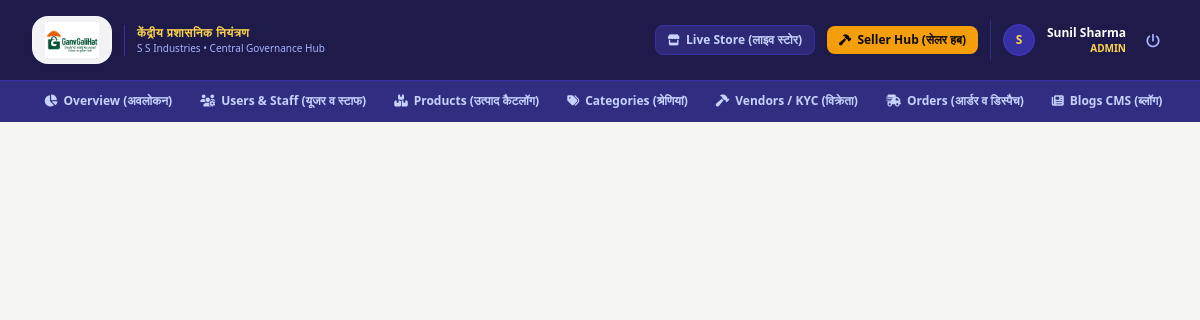
The app's page /admin/admin_header.php (signed in) with its own data.
### tables this page shows
CREATE TABLE IF NOT EXISTS `users` (
  `id` INT AUTO_INCREMENT PRIMARY KEY,
  `unique_code` VARCHAR(50) UNIQUE NOT NULL,
  `name` VARCHAR(150) NOT NULL,
  `username` VARCHAR(80) UNIQUE NOT NULL,
  `email` VARCHAR(150) UNIQUE NOT NULL,
  `phone` VARCHAR(30) NOT NULL,
  `password` VARCHAR(255) NOT NULL,
  `role` ENUM('customer', 'vendor', 'admin', 'super_admin') NOT NULL DEFAULT 'customer',
  `department` VARCHAR(150) DEFAULT NULL,
  `avatar` VARCHAR(255) DEFAULT NULL,
  `city` VARCHAR(100) DEFAULT 'Hardoi',
  `state` VARCHAR(100) DEFAULT 'Uttar Pradesh',
  `pincode` VARCHAR(20) DEFAULT '241001',
  `address` TEXT DEFAULT NULL,
  `status` ENUM('active', 'pending', 'suspended') DEFAULT 'active',
  `created_at` TIMESTAMP DEFAULT CURRENT_TIMESTAMP
);

### includes/functions.php (called while the page is built, shortened)
<?php
require_once __DIR__ . '/../config/shipping.php';
function get_logged_in_user() {
    global $pdo;
    if (!empty($_SESSION['user_id'])) {
        $stmt = $pdo->prepare("SELECT * FROM users WHERE id = ? AND status = 'active' LIMIT 1");
        $stmt->execute([$_SESSION['user_id']]);
        return $stmt->fetch();
    }
    return null;
}

### admin/admin_header.php (the view, shortened to what this page needs)
<?php
require_once __DIR__ . '/../includes/functions.php';
$admin_user = get_logged_in_user();
$current_page = basename($_SERVER['PHP_SELF']);
?>
<!DOCTYPE html>
<html lang="en" class="h-full bg-stone-100">
<head>
  <script src="https://cdn.tailwindcss.com"></script>
  <link rel="stylesheet" href="https://cdnjs.cloudflare.com/ajax/libs/font-awesome/6.5.1/css/all.min.css">
  <link rel="stylesheet" href="/assets/css/style.css">
</head>
<body class="h-full flex flex-col font-sans text-gray-800 antialiased bg-stone-100">
  <header class="bg-indigo-950 text-white border-b border-indigo-900 sticky top-0 z-40">
    <div class="max-w-7xl mx-auto px-3 sm:px-6 lg:px-8">
      <div class="flex items-center justify-between h-16 sm:h-20 gap-3">
        <div class="flex items-center gap-3">
          <a href="/admin/index.php" class="flex items-center gap-3 group py-1" title="GaunGaliHat Master Admin">
            <div class="h-10 sm:h-12 bg-white/95 px-3 py-1.5 rounded-2xl shadow-sm flex items-center border border-white/20 transition-transform group-hover:scale-105">
              <img src="/logo.png" alt="GaunGaliHat" class="h-7 sm:h-9 w-auto object-contain" />
            </div>
            <div class="hidden md:block border-l border-indigo-800 pl-3">
              <span class="text-xs font-black uppercase tracking-wider text-amber-300 block">केंद्रीय प्रशासनिक नियंत्रण</span>
              <span class="text-[10px] text-indigo-300 block">S S Industries • Central Governance Hub</span>
            </div>
          </a>
        </div>
        <div class="flex items-center gap-2 sm:gap-3">
          <a href="/" target="_blank" class="hidden lg:inline-flex items-center gap-1.5 px-3 py-1.5 rounded-lg bg-indigo-900/80 hover:bg-indigo-900 text-indigo-200 text-xs font-semibold transition border border-indigo-800">
            <i class="fa-solid fa-store text-[11px]"></i> Live Store (लाइव स्टोर)
          </a>
          <a href="/seller/dashboard.php" class="hidden sm:inline-flex items-center gap-1.5 px-3 py-1.5 rounded-lg bg-amber-500 hover:bg-amber-600 text-stone-950 text-xs font-bold transition shadow-sm">
            <i class="fa-solid fa-hammer text-[11px]"></i> Seller Hub (सेलर हब)
          </a>
          <div class="flex items-center gap-2 sm:gap-3 pl-2 sm:pl-3 border-l border-indigo-900">
            <div class="w-8 h-8 rounded-full overflow-hidden bg-indigo-800 text-amber-300 font-bold flex items-center justify-center text-xs border border-indigo-700">
              <?php if (!empty($admin_user['avatar'])): ?>
                <img src="<?= htmlspecialchars($admin_user['avatar']) ?>" alt="Admin" class="w-full h-full object-cover">
              <?php else: ?>
                <?= strtoupper(mb_substr($admin_user['name'], 0, 1)) ?>
              <?php endif; ?>
            </div>
            <div class="text-right hidden sm:block">
              <div class="text-xs font-bold text-white"><?= htmlspecialchars($admin_user['name']) ?></div>
              <div class="text-[10px] text-amber-300 uppercase font-semibold"><?= htmlspecialchars($admin_user['role']) ?></div>
            </div>
            <a href="/logout.php" class="p-2 text-indigo-300 hover:text-red-400 rounded-lg hover:bg-indigo-900 transition" title="Sign Out (लॉगआउट)">
              <i class="fa-solid fa-power-off text-sm"></i>
            </a>
          </div>
        </div>
      </div>
    </div>
    <div class="bg-indigo-900 border-t border-indigo-800 px-3 sm:px-6 lg:px-8">
      <div class="max-w-7xl mx-auto flex items-center gap-1 overflow-x-auto py-1 scrollbar-none text-xs font-bold">
        <a href="/admin/index.php"
          class="px-3 py-2 rounded-lg transition whitespace-nowrap flex items-center gap-1.5 <?= $current_page === 'index.php' ? 'bg-indigo-600 text-white' : 'text-indigo-200 hover:text-white hover:bg-indigo-800' ?>">
          <i class="fa-solid fa-chart-pie"></i> Overview (अवलोकन)
        </a>
        <a href="/admin/users.php"
          class="px-3 py-2 rounded-lg transition whitespace-nowrap flex items-center gap-1.5 <?= $current_page === 'users.php' ? 'bg-indigo-600 text-white' : 'text-indigo-200 hover:text-white hover:bg-indigo-800' ?>">
          <i class="fa-solid fa-users-gear"></i> Users & Staff (यूजर व स्टाफ)
        </a>
        <a href="/admin/products.php"
          class="px-3 py-2 rounded-lg transition whitespace-nowrap flex items-center gap-1.5 <?= $current_page === 'products.php' ? 'bg-indigo-600 text-white' : 'text-indigo-200 hover:text-white hover:bg-indigo-800' ?>">
          <i class="fa-solid fa-boxes-stacked"></i> Products (उत्पाद कैटलॉग)
        </a>
        <a href="/admin/categories.php"
          class="px-3 py-2 rounded-lg transition whitespace-nowrap flex items-center gap-1.5 <?= $current_page === 'categories.php' ? 'bg-indigo-600 text-white' : 'text-indigo-200 hover:text-white hover:bg-indigo-800' ?>">
          <i class="fa-solid fa-tags"></i> Categories (श्रेणियां)
        </a>
        <a href="/admin/vendors.php"
          class="px-3 py-2 rounded-lg transition whitespace-nowrap flex items-center gap-1.5 <?= $current_page === 'vendors.php' ? 'bg-indigo-600 text-white' : 'text-indigo-200 hover:text-white hover:bg-indigo-800' ?>">
          <i class="fa-solid fa-hammer"></i> Vendors / KYC (विक्रेता)
        </a>
        <a href="/admin/orders.php"
          class="px-3 py-2 rounded-lg transition whitespace-nowrap flex items-center gap-1.5 <?= $current_page === 'orders.php' ? 'bg-indigo-600 text-white' : 'text-indigo-200 hover:text-white hover:bg-indigo-800' ?>">
          <i class="fa-solid fa-truck-fast"></i> Orders (आर्डर व डिस्पैच)
        </a>
        <a href="/admin/blogs.php"
          class="px-3 py-2 rounded-lg transition whitespace-nowrap flex items-center gap-1.5 <?= $current_page === 'blogs.php' ? 'bg-indigo-600 text-white' : 'text-indigo-200 hover:text-white hover:bg-indigo-800' ?>">
          <i class="fa-solid fa-newspaper"></i> Blogs CMS (ब्लॉग)
        </a>
      </div>
    </div>
  </header>
  <main class="flex-1 py-5 sm:py-8">

### records on screen
users: name "S", name "Sunil Sharma", role "ADMIN"
